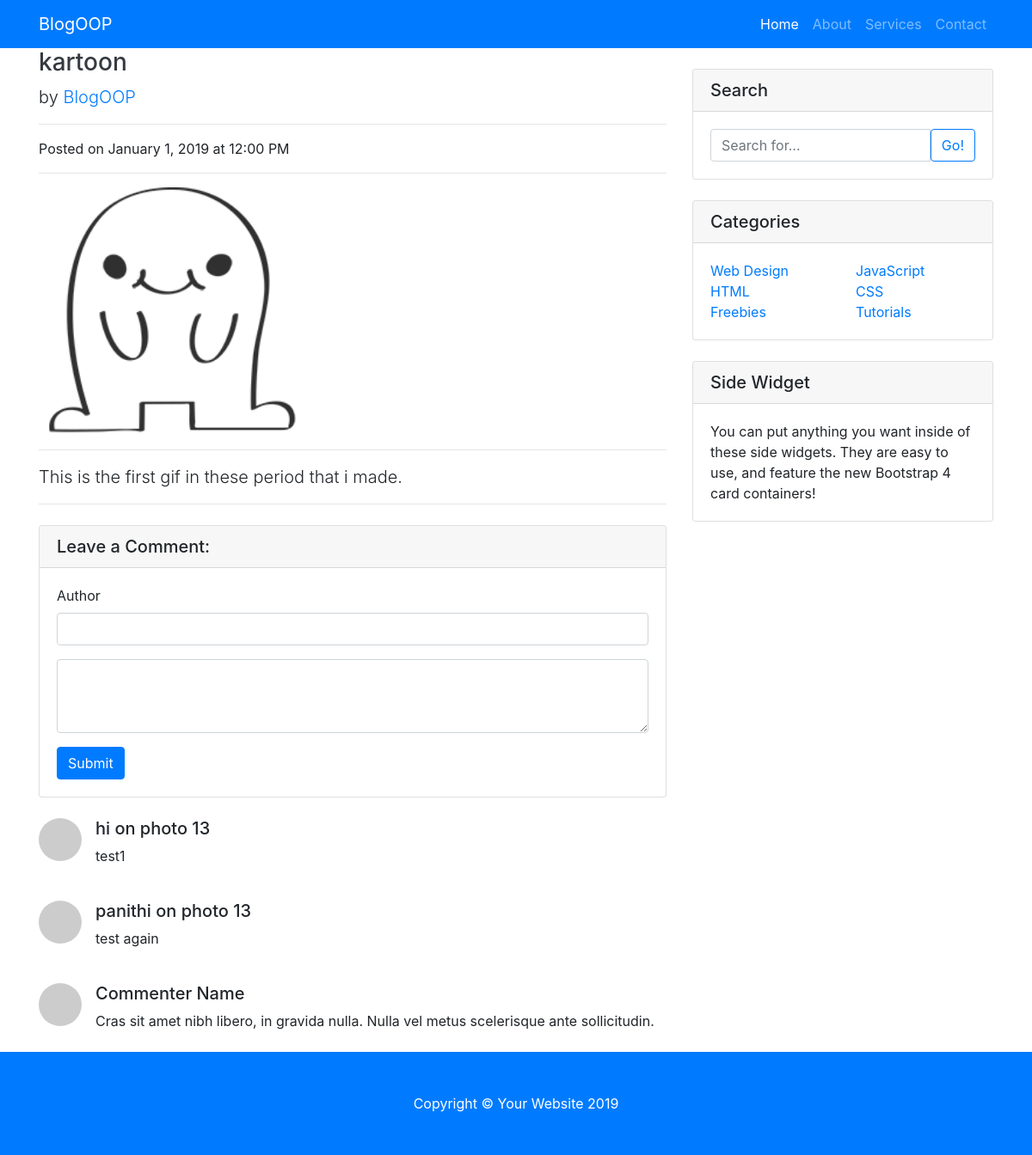
The app's page /frontp_photo.php?id=13 with its own data.
### tables this page shows
CREATE TABLE IF NOT EXISTS `photo` (
  `id` int(11) NOT NULL,
  `title` varchar(50) NOT NULL,
  `caption` varchar(50) NOT NULL,
  `description` text NOT NULL,
  `filename` varchar(50) NOT NULL,
  `alternate_text` varchar(50) NOT NULL,
  `type` varchar(50) NOT NULL,
  `size` int(50) NOT NULL,
  `upload_on` datetime NOT NULL
);

CREATE TABLE IF NOT EXISTS `comment` (
  `id` int(11) NOT NULL,
  `photo_id` int(11) NOT NULL,
  `author` varchar(255) NOT NULL,
  `body` text NOT NULL
);

### admin/includes/Database.php (called while the page is built, shortened)
<?php
class Database
{
    public $connection;
    public function open_db_connection()
    {
        $this->connection = mysqli_connect(DB_HOST, DB_USER, DB_PASS, DB_NAME);
    }
    public function query($sql)
    {
        $result = $this->connection->query($sql);
        return $result;
    }
    public function escape_string($string)
    {
        $escaped_string = $this->connection->real_escape_string($string);
        return $escaped_string;
    }
}
$database = new Database();
?>

### admin/includes/Db_object.php (called while the page is built, shortened)
<?php
class Db_object
{       public $id;
    public static function find_by_id($id)
    {
        $result = static::find_this_query("SELECT * from " . static::$db_table . " WHERE id=$id LIMIT 1");
        return !empty($result) ? array_shift($result) : false;
    }
    public static function find_this_query($sql)
    {
        global $database;
        $result = $database->query($sql);
        $the_object_array = array();
        while ($row = mysqli_fetch_array($result)) {
            $the_object_array[] = static::instantie($row);
        }
        return $the_object_array;
    }
    public static function instantie($result)
    {   $calling_class = get_called_class();
        $the_object = new $calling_class;
        foreach ($result as $the_attribute => $value) {
            if($the_object->has_the_attribute($the_attribute)) {
                $the_object->$the_attribute = $value;
            }
        }
        return $the_object;
    }
    private function has_the_attribute($the_attribute)
    {
        $object_properties = get_object_vars($this);
        return array_key_exists($the_attribute, $object_properties);
    }
}

### admin/includes/Photo.php (called while the page is built, shortened)
<?php
class Photo extends Db_object
{
    public $filename;
    public $upload_directory = "img";
    public function picture_path(){
        return $this->upload_directory. DS .$this->filename;
    }
}

### admin/includes/Comment.php (called while the page is built, shortened)
<?php
class Comment extends Db_object
{
    protected static $db_table = "comment";
    public static function find_the_comment($photo_id){
        global $database;
        $sql ="SELECT * FROM " . self::$db_table;
        $sql .= " WHERE photo_id = " . $database->escape_string($photo_id);
        $sql .= " ORDER BY photo_id ASC";
        return self::find_this_query($sql);
    }
}

### frontp_photo.php (the view, shortened to what this page needs)
<?php include("includes/hearder.php");
$photo = Photo::find_by_id($_GET['id']);
$comments = Comment::find_the_comment($photo->id);
?>
<div class="container">
    <div class="row">
        <div class="col-lg-8">
            <h3 class="text-dark"><?php echo $photo->title;?></h3>
            <p class="lead">
                by
                <a class="text-gray-800" href="#">BlogOOP</a>
            </p>
            <hr>
            <p>Posted on January 1, 2019 at 12:00 PM</p>
            <hr>
            <img class="img-fluid rounded" alt="" src="<?php echo 'admin' . DS . $photo->picture_path(); ?>" width="300" height="300" >
            <hr>
            <p class="lead text-gray-800"><?php echo $photo->description ?></p>
            <hr>
            <div class="card my-4">
                <h5 class="card-header">Leave a Comment:</h5>
                <div class="card-body">
                    <form method="post">
                        <div class="form-group">
                            <label for="author">Author</label>
                            <input type="text" name="author" class="form-control">
                        </div>
                        <div class="form-group">
                            <textarea class="form-control" name="body" rows="3"></textarea>
                        </div>
                        <button type="submit" name="submit" class="btn btn-primary">Submit</button>
                    </form>
                </div>
            </div>
            <?php foreach ($comments as $comment): ?>
            <div class="media mb-4">
                <img class="d-flex mr-3 rounded-circle" style="width: 50px; height: 50px;" src="https://avatars.dicebear.com/v2/male/:seed.svg" alt="">
                <div class="media-body">
                    <h5 class="mt-0"><?php echo $comment->author;?> on photo <?php echo $comment->photo_id; ?></h5>
                    <p><?php echo $comment->body; ?></p>
                </div>
            </div>
            <?php endforeach; ?>
            <div class="media mb-4">
                <img class="d-flex mr-3 rounded-circle" style="width: 50px; height: 50px;" src="https://avatars.dicebear.com/v2/female/:seed.svg" alt="">
                <div class="media-body">
                    <h5 class="mt-0">Commenter Name</h5>
                    Cras sit amet nibh libero, in gravida nulla. Nulla vel metus scelerisque ante sollicitudin.
                </div>
            </div>
        </div>
        <div class="col-md-4">
            <div class="card my-4">
                <h5 class="card-header">Search</h5>
                <div class="card-body">
                    <div class="input-group">
                        <input type="text" class="form-control" placeholder="Search for...">
              <span class="input-group-btn">
                <button class="btn btn-outline-primary" type="button">Go!</button>
              </span>
                    </div>
                </div>
            </div>
            <div class="card my-4">
                <h5 class="card-header">Categories</h5>
                <div class="card-body">
                    <div class="row">
                        <div class="col-lg-6">
                            <ul class="list-unstyled mb-0">
                                <li>
                                    <a href="#">Web Design</a>
                                </li>
                                <li>
                                    <a href="#">HTML</a>
                                </li>
                                <li>
                                    <a href="#">Freebies</a>
                                </li>
                            </ul>
                        </div>
                        <div class="col-lg-6">
                            <ul class="list-unstyled mb-0">
                                <li>
                                    <a href="#">JavaScript</a>
                                </li>
                                <li>
                                    <a href="#">CSS</a>
                                </li>
                                <li>
                                    <a href="#">Tutorials</a>
                                </li>
                            </ul>
                        </div>
                    </div>
                </div>
            </div>
            <div class="card my-4">
                <h5 class="card-header">Side Widget</h5>
                <div class="card-body">
                    You can put anything you want inside of these side widgets. They are easy to use, and feature the new Bootstrap 4 card containers!
                </div>
            </div>
        </div>
    </div>
</div>
<?php include("includes/footer.php");?>

### css/blog-post.css (style rules this page uses)
body { padding-top: 56px; }

### records on screen
photo: title "kartoon", filename (picture), description "This is the first gif in these period that i made."
comment: author "hi", photo "13", body "test1"
comment: author "panithi", photo "13", body "test again"
